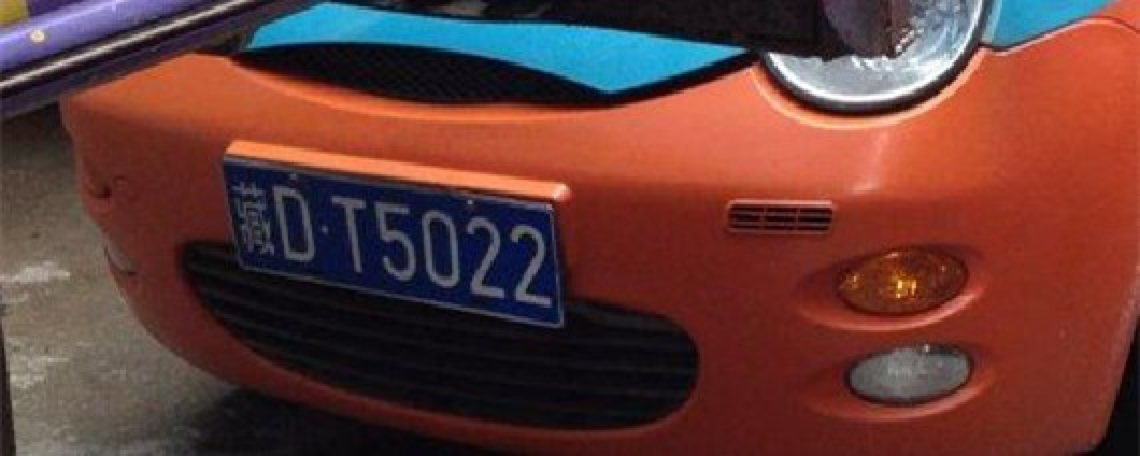
#> input picture assets/samples/scene-2.jpg, 1140 x 456 px
$ python probe_pixel.py
#> lines starting #> are read from the running program, lines starting #| are printed output that depends on the picture; long printed decimals are rounded
### tools/hlpr_reference.py
"""Faithful Python reference implementation of the HyperLPR3 ONNX pipeline.

This is the *ground truth* the browser port must match. Every function below is a
direct transcription of the upstream algorithm:

  * detect  -> open_image_models ... no: HyperLPR3 Prj-Python/hyperlpr3/inference/multitask_detect.py
  * rectify -> hyperlpr3/common/tools_process.py :: get_rotate_crop_image
  * recognise -> hyperlpr3/inference/recognition.py :: encode_images + CTC greedy decode
  * classify -> hyperlpr3/inference/classification.py

Run:  python tools/hlpr_reference.py
"""
from __future__ import annotations

import json
import math
import time
from pathlib import Path

import cv2
import numpy as np
import onnxruntime as ort

ROOT = Path(__file__).resolve().parent.parent
MODELS = ROOT / "assets" / "models"
SAMPLES = ROOT / "assets" / "samples"
EVID = ROOT / "_evidence"
EVID.mkdir(exist_ok=True)

TOKEN = ["blank", "'", "0", "1", "2", "3", "4", "5", "6", "7", "8", "9", "A", "B", "C", "D", "E", "F", "G", "H", "J",
         "K", "L", "M", "N", "O", "P", "Q", "R", "S", "T", "U", "V", "W", "X", "Y", "Z", "云", "京", "冀", "吉", "学", "宁",
         "川", "挂", "新", "晋", "桂", "民", "沪", "津", "浙", "渝", "港", "湘", "琼", "甘", "皖", "粤", "航", "苏", "蒙", "藏", "警", "豫",
         "贵", "赣", "辽", "鄂", "闽", "陕", "青", "鲁", "黑", "领", "使", "澳"]

DOUBLE = 1  # plate layer class index meaning "double layer"


# [21 lines left out: functions model_path, sess, not called in this run]


def imread_u(path: Path):
    """cv2.imread cannot open non-ASCII paths on Windows; decode from a byte buffer instead."""
    buf = np.fromfile(str(path), dtype=np.uint8)
    return cv2.imdecode(buf, cv2.IMREAD_COLOR)
#> returned value is the input picture: shape (456, 1140, 3); mean B, G, R 54.4, 58.4, 100.3


# ---------------------------------------------------------------- detection
# [211 lines left out: functions letter_box, detect_pre_precessing, xywh2xyxy, nms, restore_box, detect_post and 8 more, not called in this run]


# [2 lines that do not run on import are left out]

### tools/probe_pixel.py
"""Zoom into the exact pixels where the port disagrees with cv2.resize.

Prints the four source values, their fixed-point weights, and the result produced by
each candidate layout, so the rounding rule can be read off directly.

Run:  python tools/probe_pixel.py
"""
from __future__ import annotations

from pathlib import Path

import numpy as np
import cv2

import hlpr_reference as H

ROOT = Path(__file__).resolve().parent.parent
SAMPLE = ROOT / "assets" / "samples" / "scene-2.jpg"
SRC_W, SRC_H = 1140, 456
DST_W, DST_H = 320, 128
COEF = 1 << 11


def weights(n_src: int, n_dst: int):
    i = np.arange(n_dst)
    f = (i + 0.5) * (n_src / n_dst) - 0.5
    s = np.floor(f).astype(np.int64)
    w = f - s
    s = np.clip(s, 0, n_src - 2)
    return s, w


def main() -> None:
    img = H.imread_u(SAMPLE)
    ref = cv2.resize(img, (DST_W, DST_H))[:, :, 0].astype(np.int64)
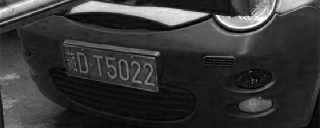
#> ref: shape (128, 320) int64; min 0, max 255, mean 54.3
    src = img[:, :, 0].astype(np.int64)

    sx, wx = weights(SRC_W, DST_W)
    sy, wy = weights(SRC_H, DST_H)
    cx0 = np.round((1 - wx) * COEF).astype(np.int64)
    cx1 = np.round(wx * COEF).astype(np.int64)
    cy0 = np.round((1 - wy) * COEF).astype(np.int64)
    cy1 = np.round(wy * COEF).astype(np.int64)

    tmp = src[:, sx] * cx0 + src[:, sx + 1] * cx1                 # unshifted int
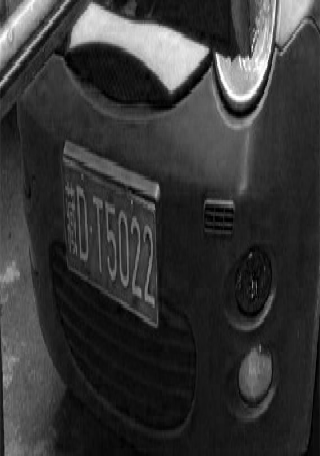
#> tmp: shape (456, 320) int64; min 0, max 522240, mean 111452.2; drawn with min black and max white
    got_a = ((tmp[sy, :] * cy0[:, None] + tmp[sy + 1, :] * cy1[:, None] + (1 << 21)) >> 22)

    th = ((tmp + (1 << 10)) >> 11)                                # H rounded to int
    got_b = ((th[sy, :] * cy0[:, None] + th[sy + 1, :] * cy1[:, None] + (1 << 10)) >> 11)

    th2 = np.round(tmp / COEF).astype(np.int64)                   # H rounded to 8-bit-ish
    got_c = np.round((th2[sy, :] * cy0[:, None] + th2[sy + 1, :] * cy1[:, None]) / (COEF * COEF)).astype(np.int64)
#> got_c: shape (128, 320) int64; every value is 0

    for name, got in (("A unshiftedH+V22", got_a), ("B H11r+V11r", got_b), ("C Hround8+Vfloat", got_c)):
        d = got - ref
        print(f"{name:18s} mismatch={int(np.count_nonzero(d)):6d}/{d.size} "
              f"mean={float(d.mean()):+.4f}  #(+1)={int((d == 1).sum())}  #(-1)={int((d == -1).sum())}")
#> this loop made 3 passes
#> name on passes 1 to 3: 'A unshiftedH+V22', 'B H11r+V11r', 'C Hround8+Vfloat'
#| A unshiftedH+V22   mismatch=  3900/40960 mean=+0.0952  #(+1)=3900  #(-1)=0
#| B H11r+V11r        mismatch=  5874/40960 mean=+0.0942  #(+1)=4866  #(-1)=1008
#| C Hround8+Vfloat   mismatch= 40950/40960 mean=-54.3127  #(+1)=0  #(-1)=26
#> pass 1, in main, `d = got - ref`:
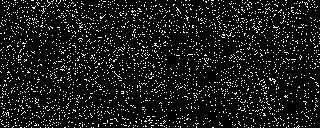
#> d: shape (128, 320) int64; values 0 (black) and 1 (white), 9.5% white in thin lines or dots
#> pass 2, in main, `d = got - ref`:
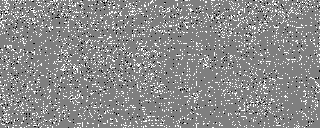
#> d: shape (128, 320) int64; min -1, max 1, mean 0.0942; drawn with min black and max white
#> pass 3, in main, `d = got - ref`:
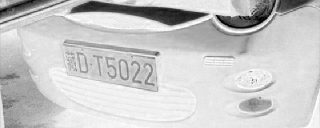
#> d: shape (128, 320) int64; min -255, max 0, mean -54.31; drawn with min black and max white

    d = got_a - ref
    idx = np.argwhere(d != 0)[:10]
#> idx = [[0, 2], [0, 14], [0, 15], [0, 21], [0, 23], [0, 31], [0, 32], [0, 33], [0, 37], [0, 41]]
    print("\nper-pixel detail (candidate A):")
    print("  y  x |   s00   s01   s10   s11 |      w00       w01       w10       w11 |  exact   ref  A  d")
    for y, x in idx:
        r0, r1 = sy[y], sy[y] + 1
        c0, c1 = sx[x], sx[x] + 1
        s00, s01 = src[r0, c0], src[r0, c1]
        s10, s11 = src[r1, c0], src[r1, c1]
        w00 = cy0[y] * cx0[x] / (COEF * COEF)
        w01 = cy0[y] * cx1[x] / (COEF * COEF)
        w10 = cy1[y] * cx0[x] / (COEF * COEF)
        w11 = cy1[y] * cx1[x] / (COEF * COEF)
        exact = s00 * w00 + s01 * w01 + s10 * w10 + s11 * w11
        print(f"  {y:2d} {x:3d} | {s00:5d} {s01:5d} {s10:5d} {s11:5d} | "
              f"{w00:9.6f} {w01:9.6f} {w10:9.6f} {w11:9.6f} | {exact:7.4f} {ref[y, x]:4d} "
              f"{got_a[y, x]:3d} {d[y, x]:+d}")
#> this loop made 10 passes
#> (x, c0, c1, s00, s01, s10, s11, w00) on passes 1 to 10: (2, 8, 9, 71, 69, 65, 64, 0.427), (14, 51, 52, 83, 86, 91, 92, 0.606), (15, 54, 55, 90, 90, 92, 92, 0.202), (21, 76, 77, 99, 100, 126, 126, 0.651), (23, 83, 84, 133, 145, 162, 170, 0.562), (31, 111, 112, 224, 234, 241, 249, 0.202), (32, 115, 116, 243, 252, 247, 242, 0.517), (33, 118, 119, 252, 250, 229, 226, 0.112), (37, 133, 134, 198, 197, 193, 192, 0.651), (41, 147, 148, 194, 186, 187, 182, 0.472)
#|    0   2 |    71    69    65    64 |  0.4268  0.292  0.167  0.1143 | 68.6143   68  69 +1
#|    0  14 |    83    86    91    92 |  0.6064  0.1123  0.2373  0.04394 | 85.6309   85  86 +1
#|    0  15 |    90    90    92    92 |  0.2021  0.5166  0.0791  0.2021 | 90.5625   90  91 +1
#|    0  21 |    99   100   126   126 |  0.6514  0.06738  0.2549  0.02637 | 106.6611  106 107 +1
#|    0  23 |   133   145   162   170 |  0.5615  0.1572  0.2197  0.06152 | 143.5352  143 144 +1
#|    0  31 |   224   234   241   249 |  0.2021  0.5166  0.0791  0.2021 | 235.5645  235 236 +1
#|    0  32 |   243   252   247   242 |  0.5166  0.2021  0.2021  0.0791 | 245.5488  245 246 +1
#|    0  33 |   252   250   229   226 |  0.1123  0.6064  0.04394  0.2373 | 243.6064  243 244 +1
#> (further printed lines are left out)

    print("\nweight sums (should be 1):", float((cy0[:, None] + cy1[:, None])[0] / COEF / COEF * COEF + 0))
    print("cx0+cx1 unique:", np.unique(cx0 + cx1).tolist())
#| cx0+cx1 unique: [2048]
    print("cy0+cy1 unique:", np.unique(cy0 + cy1).tolist())
#| cy0+cy1 unique: [2048]


if __name__ == "__main__":
    main()
